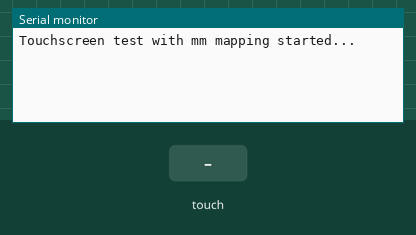
The sketch below on a simulated Arduino Uno, built with avr-gcc and run on an emulated ATmega328P. On the bench: the last lines printed to the serial monitor. Inputs (shaded band) come from the test bench.

Above: at 1.2 s.
1.3 s: touch panel pressed at 13 % / 10 % of its raw x / y range
At 2.5 s:
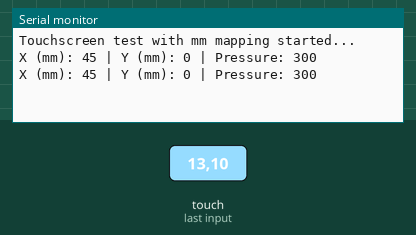
2.8 s: touch panel pressed at 38 % / 10 % of its raw x / y range
At 3.9 s:
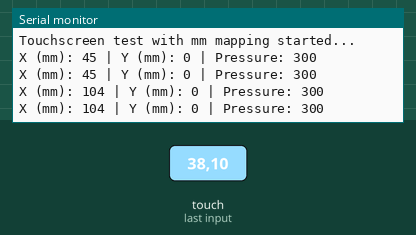

Measured:
- after the input at 1.3 s, the serial monitor: prints a new line at once (image 1)
- after the input at 2.8 s, the serial monitor: prints a new line at once (image 2)

The sketch:

Touch_Screen_Test.ino
```cpp
#include <TouchScreen.h>

// === Touchscreen Pin Definitions ===
#define XP A1  // X+
#define XM A2  // X-
#define YP A3  // Y+
#define YM A0  // Y-

// === Calibration (Finalized from all four corners) ===
#define TS_MINX 70
#define TS_MAXX 510
#define TS_MINY 470
#define TS_MAXY 930

// === Physical Size of the Platform (in mm) ===
#define SCREEN_WIDTH_MM 130
#define SCREEN_HEIGHT_MM 172

// === Touchscreen Object ===
TouchScreen ts = TouchScreen(XP, YP, XM, YM, 480);  // 480Ω based on hardware

void setup() {
  Serial.begin(9600);
  Serial.println("Touchscreen test with mm mapping started...");
}

void loop() {
  TSPoint p = ts.getPoint();

  // Restore pin states (critical for clean reads)
  pinMode(XP, OUTPUT);
  pinMode(XM, OUTPUT);
  pinMode(YP, OUTPUT);
  pinMode(YM, OUTPUT);

  // Only respond if screen is being touched
  if (p.z > 10) {
    // Map raw ADC readings to physical size
    int x_mm = map(p.x, TS_MINX, TS_MAXX, 0, SCREEN_WIDTH_MM);
    int y_mm = map(p.y, TS_MINY, TS_MAXY, 0, SCREEN_HEIGHT_MM);

    // Clamp results to physical limits
    x_mm = constrain(x_mm, 0, SCREEN_WIDTH_MM);
    y_mm = constrain(y_mm, 0, SCREEN_HEIGHT_MM);

    // Output the mapped values
    Serial.print("X (mm): ");
    Serial.print(x_mm);
    Serial.print(" | Y (mm): ");
    Serial.print(y_mm);
    Serial.print(" | Pressure: ");
    Serial.println(p.z);
  }

  delay(100);  // Slow down print rate for readability
}
```
